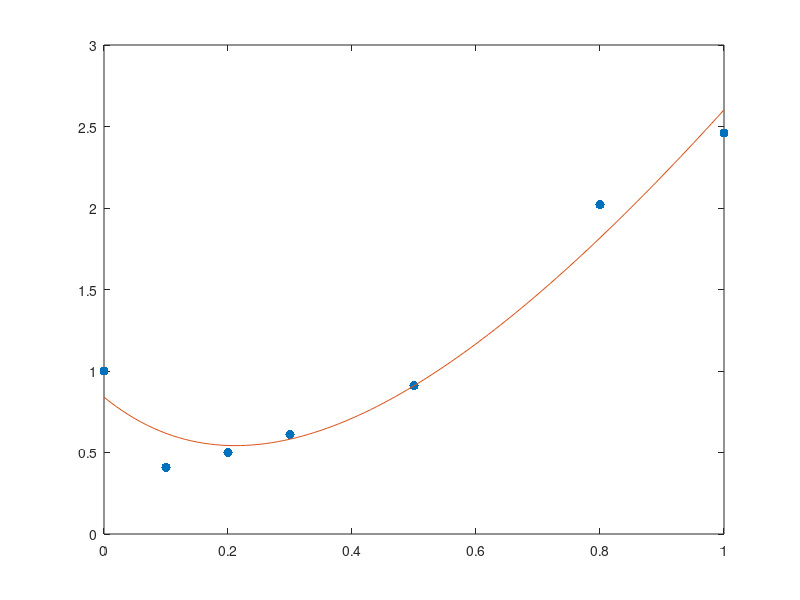

Write MATLAB code to recreate this figure.
x = [0.0, 0.1, 0.2, 0.3, 0.5, 0.8, 1.0];
y = [1.0 0.41, 0.50, 0.61, 0.91, 2.02, 2.46];
x0 = [0:0.01:1];

m = length(x);

v = 1;
% features
f1 = 1./(x+v);
f2 = x;
bias = ones(1,m);
X = [f1', f2', bias'];

theta = pinv(X'*X)*X'*y';
X0 = [(1./(x0+v))', x0', ones(1,length(x0))'];
y0 = X0*theta;

plot(x, y, '.', 'MarkerSize', 20);
hold on;
plot(x0, y0);

